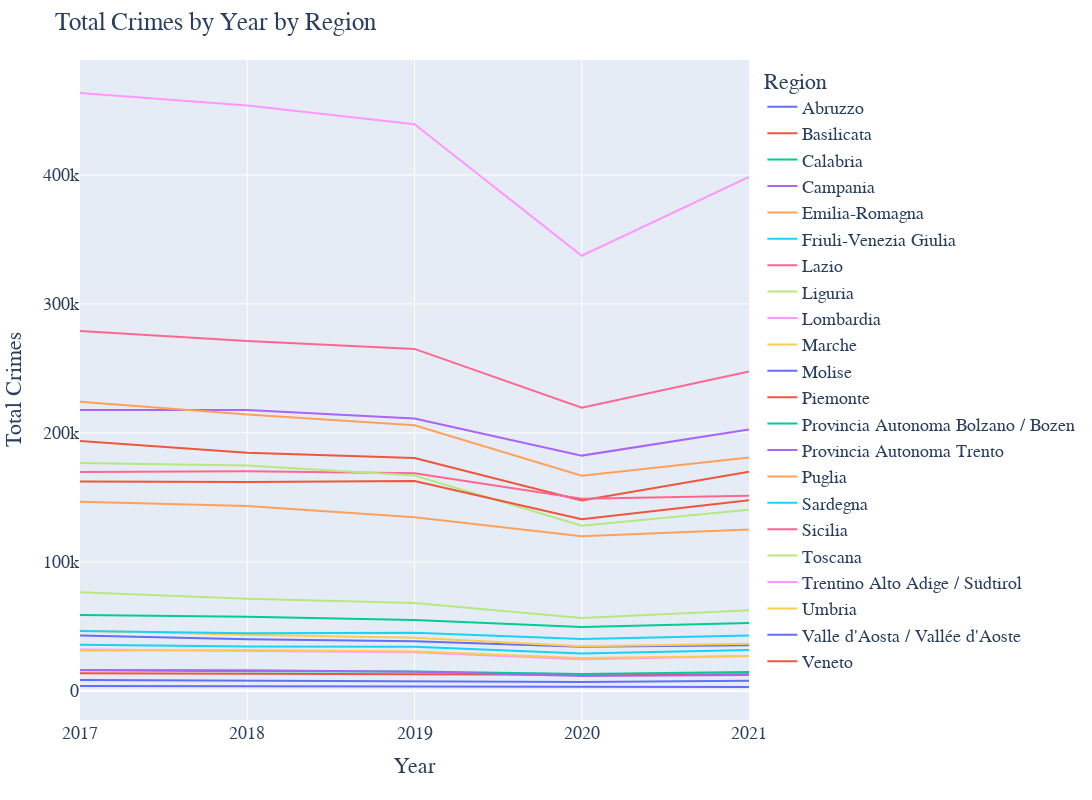

Here is the notebook cell this chart was saved with:
### Code cell
plot_crime_regions(crime_totals)

### Figure 1 — Plotly figure (JSON) as saved in the notebook; plotly's stock layout.template omitted (floating-point values rounded to 4 significant figures)
{"data": [{"hovertemplate": "Region=Abruzzo<br>Date=%{x|Dec %Y}<br>Total Crimes=%{y:,}<extra></extra>", "legendgroup": "Abruzzo", "line": {"color": "#636efa", "dash": "solid"}, "marker": {"symbol": "circle"}, "mode": "lines", "name": "Abruzzo", "orientation": "v", "showlegend": true, "type": "scatter", "x": [2017, 2018, 2019, 2020, 2021], "xaxis": "x", "y": [42847, 40038, 38381, 34250, 35324], "yaxis": "y"}, {"hovertemplate": "Region=Basilicata<br>Date=%{x|Dec %Y}<br>Total Crimes=%{y:,}<extra></extra>", "legendgroup": "Basilicata", "line": {"color": "#EF553B", "dash": "solid"}, "marker": {"symbol": "circle"}, "mode": "lines", "name": "Basilicata", "orientation": "v", "showlegend": true, "type": "scatter", "x": [2017, 2018, 2019, 2020, 2021], "xaxis": "x", "y": [13690, 13226, 13076, 12551, 12907], "yaxis": "y"}, {"hovertemplate": "Region=Calabria<br>Date=%{x|Dec %Y}<br>Total Crimes=%{y:,}<extra></extra>", "legendgroup": "Calabria", "line": {"color": "#00cc96", "dash": "solid"}, "marker": {"symbol": "circle"}, "mode": "lines", "name": "Calabria", "orientation": "v", "showlegend": true, "type": "scatter", "x": [2017, 2018, 2019, 2020, 2021], "xaxis": "x", "y": [58733, 57531, 54859, 49476, 52530], "yaxis": "y"}, {"hovertemplate": "Region=Campania<br>Date=%{x|Dec %Y}<br>Total Crimes=%{y:,}<extra></extra>", "legendgroup": "Campania", "line": {"color": "#ab63fa", "dash": "solid"}, "marker": {"symbol": "circle"}, "mode": "lines", "name": "Campania", "orientation": "v", "showlegend": true, "type": "scatter", "x": [2017, 2018, 2019, 2020, 2021], "xaxis": "x", "y": [217846, 217743, 211182, 182419, 202698], "yaxis": "y"}, {"hovertemplate": "Region=Emilia-Romagna<br>Date=%{x|Dec %Y}<br>Total Crimes=%{y:,}<extra></extra>", "legendgroup": "Emilia-Romagna", "line": {"color": "#FFA15A", "dash": "solid"}, "marker": {"symbol": "circle"}, "mode": "lines", "name": "Emilia-Romagna", "orientation": "v", "showlegend": true, "type": "scatter", "x": [2017, 2018, 2019, 2020, 2021], "xaxis": "x", "y": [224240, 214257, 205999, 166883, 181014], "yaxis": "y"}, {"hovertemplate": "Region=Friuli-Venezia Giulia<br>Date=%{x|Dec %Y}<br>Total Crimes=%{y:,}<extra></extra>", "legendgroup": "Friuli-Venezia Giulia", "line": {"color": "#19d3f3", "dash": "solid"}, "marker": {"symbol": "circle"}, "mode": "lines", "name": "Friuli-Venezia Giulia", "orientation": "v", "showlegend": true, "type": "scatter", "x": [2017, 2018, 2019, 2020, 2021], "xaxis": "x", "y": [35672, 34369, 34277, 29016, 31706], "yaxis": "y"}, {"hovertemplate": "Region=Lazio<br>Date=%{x|Dec %Y}<br>Total Crimes=%{y:,}<extra></extra>", "legendgroup": "Lazio", "line": {"color": "#FF6692", "dash": "solid"}, "marker": {"symbol": "circle"}, "mode": "lines", "name": "Lazio", "orientation": "v", "showlegend": true, "type": "scatter", "x": [2017, 2018, 2019, 2020, 2021], "xaxis": "x", "y": [279066, 271344, 265139, 219485, 247705], "yaxis": "y"}, {"hovertemplate": "Region=Liguria<br>Date=%{x|Dec %Y}<br>Total Crimes=%{y:,}<extra></extra>", "legendgroup": "Liguria", "line": {"color": "#B6E880", "dash": "solid"}, "marker": {"symbol": "circle"}, "mode": "lines", "name": "Liguria", "orientation": "v", "showlegend": true, "type": "scatter", "x": [2017, 2018, 2019, 2020, 2021], "xaxis": "x", "y": [76443, 71466, 68177, 56550, 62548], "yaxis": "y"}, {"hovertemplate": "Region=Lombardia<br>Date=%{x|Dec %Y}<br>Total Crimes=%{y:,}<extra></extra>", "legendgroup": "Lombardia", "line": {"color": "#FF97FF", "dash": "solid"}, "marker": {"symbol": "circle"}, "mode": "lines", "name": "Lombardia", "orientation": "v", "showlegend": true, "type": "scatter", "x": [2017, 2018, 2019, 2020, 2021], "xaxis": "x", "y": [463579, 453969, 439302, 337406, 398610], "yaxis": "y"}, {"hovertemplate": "Region=Marche<br>Date=%{x|Dec %Y}<br>Total Crimes=%{y:,}<extra></extra>", "legendgroup": "Marche", "line": {"color": "#FECB52", "dash": "solid"}, "marker": {"symbol": "circle"}, "mode": "lines", "name": "Marche", "orientation": "v", "showlegend": true, "type": "scatter", "x": [2017, 2018, 2019, 2020, 2021], "xaxis": "x", "y": [46597, 43505, 41240, 34588, 36617], "yaxis": "y"}, {"hovertemplate": "Region=Molise<br>Date=%{x|Dec %Y}<br>Total Crimes=%{y:,}<extra></extra>", "legendgroup": "Molise", "line": {"color": "#636efa", "dash": "solid"}, "marker": {"symbol": "circle"}, "mode": "lines", "name": "Molise", "orientation": "v", "showlegend": true, "type": "scatter", "x": [2017, 2018, 2019, 2020, 2021], "xaxis": "x", "y": [8411, 8052, 7789, 6926, 7858], "yaxis": "y"}, {"hovertemplate": "Region=Piemonte<br>Date=%{x|Dec %Y}<br>Total Crimes=%{y:,}<extra></extra>", "legendgroup": "Piemonte", "line": {"color": "#EF553B", "dash": "solid"}, "marker": {"symbol": "circle"}, "mode": "lines", "name": "Piemonte", "orientation": "v", "showlegend": true, "type": "scatter", "x": [2017, 2018, 2019, 2020, 2021], "xaxis": "x", "y": [193783, 184594, 180478, 147640, 169903], "yaxis": "y"}, {"hovertemplate": "Region=Provincia Autonoma Bolzano / Bozen<br>Date=%{x|Dec %Y}<br>Total Crimes=%{y:,}<extra></extra>", "legendgroup": "Provincia Autonoma Bolzano / Bozen", "line": {"color": "#00cc96", "dash": "solid"}, "marker": {"symbol": "circle"}, "mode": "lines", "name": "Provincia Autonoma Bolzano / Bozen", "orientation": "v", "showlegend": true, "type": "scatter", "x": [2017, 2018, 2019, 2020, 2021], "xaxis": "x", "y": [15985, 15251, 15112, 13041, 14581], "yaxis": "y"}, {"hovertemplate": "Region=Provincia Autonoma Trento<br>Date=%{x|Dec %Y}<br>Total Crimes=%{y:,}<extra></extra>", "legendgroup": "Provincia Autonoma Trento", "line": {"color": "#ab63fa", "dash": "solid"}, "marker": {"symbol": "circle"}, "mode": "lines", "name": "Provincia Autonoma Trento", "orientation": "v", "showlegend": true, "type": "scatter", "x": [2017, 2018, 2019, 2020, 2021], "xaxis": "x", "y": [16166, 15976, 14854, 11435, 12359], "yaxis": "y"}, {"hovertemplate": "Region=Puglia<br>Date=%{x|Dec %Y}<br>Total Crimes=%{y:,}<extra></extra>", "legendgroup": "Puglia", "line": {"color": "#FFA15A", "dash": "solid"}, "marker": {"symbol": "circle"}, "mode": "lines", "name": "Puglia", "orientation": "v", "showlegend": true, "type": "scatter", "x": [2017, 2018, 2019, 2020, 2021], "xaxis": "x", "y": [146543, 143374, 134618, 119851, 125146], "yaxis": "y"}, {"hovertemplate": "Region=Sardegna<br>Date=%{x|Dec %Y}<br>Total Crimes=%{y:,}<extra></extra>", "legendgroup": "Sardegna", "line": {"color": "#19d3f3", "dash": "solid"}, "marker": {"symbol": "circle"}, "mode": "lines", "name": "Sardegna", "orientation": "v", "showlegend": true, "type": "scatter", "x": [2017, 2018, 2019, 2020, 2021], "xaxis": "x", "y": [46371, 44703, 45032, 40258, 42919], "yaxis": "y"}, {"hovertemplate": "Region=Sicilia<br>Date=%{x|Dec %Y}<br>Total Crimes=%{y:,}<extra></extra>", "legendgroup": "Sicilia", "line": {"color": "#FF6692", "dash": "solid"}, "marker": {"symbol": "circle"}, "mode": "lines", "name": "Sicilia", "orientation": "v", "showlegend": true, "type": "scatter", "x": [2017, 2018, 2019, 2020, 2021], "xaxis": "x", "y": [169791, 170300, 168731, 149017, 151233], "yaxis": "y"}, {"hovertemplate": "Region=Toscana<br>Date=%{x|Dec %Y}<br>Total Crimes=%{y:,}<extra></extra>", "legendgroup": "Toscana", "line": {"color": "#B6E880", "dash": "solid"}, "marker": {"symbol": "circle"}, "mode": "lines", "name": "Toscana", "orientation": "v", "showlegend": true, "type": "scatter", "x": [2017, 2018, 2019, 2020, 2021], "xaxis": "x", "y": [176763, 174784, 166919, 128010, 140460], "yaxis": "y"}, {"hovertemplate": "Region=Trentino Alto Adige / Südtirol<br>Date=%{x|Dec %Y}<br>Total Crimes=%{y:,}<extra></extra>", "legendgroup": "Trentino Alto Adige / Südtirol", "line": {"color": "#FF97FF", "dash": "solid"}, "marker": {"symbol": "circle"}, "mode": "lines", "name": "Trentino Alto Adige / Südtirol", "orientation": "v", "showlegend": true, "type": "scatter", "x": [2017, 2018, 2019, 2020, 2021], "xaxis": "x", "y": [32167, 31241, 29979, 24492, 26957], "yaxis": "y"}, {"hovertemplate": "Region=Umbria<br>Date=%{x|Dec %Y}<br>Total Crimes=%{y:,}<extra></extra>", "legendgroup": "Umbria", "line": {"color": "#FECB52", "dash": "solid"}, "marker": {"symbol": "circle"}, "mode": "lines", "name": "Umbria", "orientation": "v", "showlegend": true, "type": "scatter", "x": [2017, 2018, 2019, 2020, 2021], "xaxis": "x", "y": [31115, 31632, 30457, 25437, 27109], "yaxis": "y"}, {"hovertemplate": "Region=Valle d'Aosta / Vallée d'Aoste<br>Date=%{x|Dec %Y}<br>Total Crimes=%{y:,}<extra></extra>", "legendgroup": "Valle d'Aosta / Vallée d'Aoste", "line": {"color": "#636efa", "dash": "solid"}, "marker": {"symbol": "circle"}, "mode": "lines", "name": "Valle d'Aosta / Vallée d'Aoste", "orientation": "v", "showlegend": true, "type": "scatter", "x": [2017, 2018, 2019, 2020, 2021], "xaxis": "x", "y": [3766, 3684, 3410, 3197, 2999], "yaxis": "y"}, {"hovertemplate": "Region=Veneto<br>Date=%{x|Dec %Y}<br>Total Crimes=%{y:,}<extra></extra>", "legendgroup": "Veneto", "line": {"color": "#EF553B", "dash": "solid"}, "marker": {"symbol": "circle"}, "mode": "lines", "name": "Veneto", "orientation": "v", "showlegend": true, "type": "scatter", "x": [2017, 2018, 2019, 2020, 2021], "xaxis": "x", "y": [162365, 161958, 162682, 133160, 147852], "yaxis": "y"}], "layout": {"font": {"color": "Dark Blue", "family": "Arial", "size": 18}, "height": 800, "legend": {"title": {"text": "Region"}, "tracegroupgap": 0}, "margin": {"t": 60}, "title": {"text": "Total Crimes by Year by Region"}, "width": 1200, "xaxis": {"anchor": "y", "domain": [0, 1], "dtick": 1, "tick0": 1, "tickmode": "linear", "title": {"text": "Year"}}, "yaxis": {"anchor": "x", "domain": [0, 1], "title": {"text": "Total Crimes"}}}}
